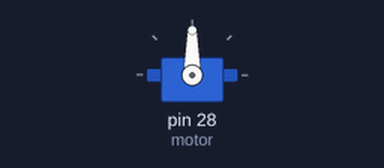
A sketch run on a simulated Arduino Mega 2560, built with avr-gcc and run on an emulated ATmega2560. Parts: servo.

Above: at 0.05 s.
At 0.4 s:
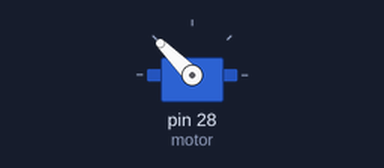
At 0.75 s:
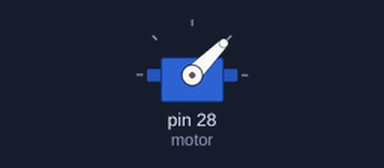
Timing chart, 0 to 3.0 s (numbered marks = the images above):
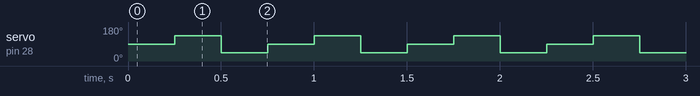

The sketch:

TesteServo.ino
```cpp
#include <Servo.h>

#define CENTRO 90
#define ESQUERDA 135
#define DIREITA 45

Servo motor;

void setup()
{

   motor.attach(28);

}

void loop ()
{
  /*centro();
  delay(2000);


  */

  //coloca o motor no centro
  centro();
  delay(250);

  //vira à esquerda
  esquerda();
  delay(250);


  //vira à direita
  direita();
  delay(250);

}

void centro()
{
  motor.write(CENTRO);
}

void esquerda()
{
  /*
  for(int i=CENTRO;i<ESQUERDA;i++){
    motor.write(i);
  }
  */
  motor.write(ESQUERDA);
}

void direita()
{
  motor.write(DIREITA);
}
```

Measured:
- by itself, servo on pin 28 (motor): repeats every 0.75 s: 45° 0.25 s, 90° 0.25 s, 135° 0.25 s
